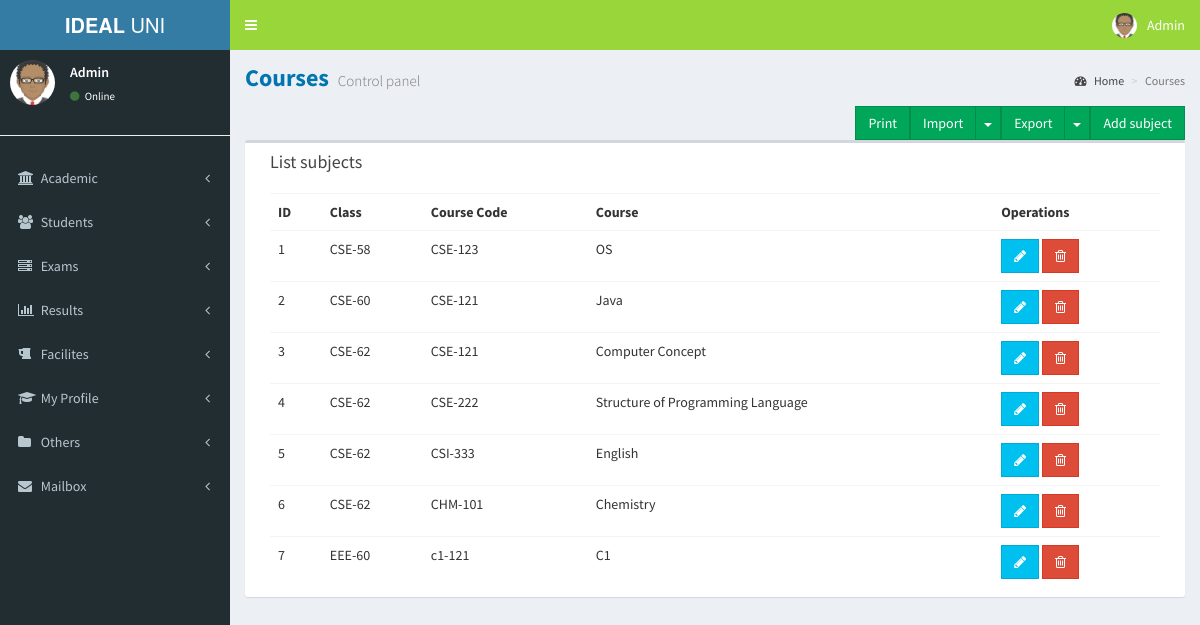
The app's page /subjects.php (signed in) with its own data.
### tables this page shows
CREATE TABLE `subject` (
  `id` int(11) NOT NULL,
  `classname` varchar(200) NOT NULL,
  `subjectname` varchar(200) NOT NULL,
  `coursecode` varchar(200) NOT NULL
);

### subjects.php (the view, shortened to what this page needs)
<?php
include("header.php");
include("leftsidebar.php");
?>
<div class="content-wrapper">
    <section class="content-header">
        <h1>
            Courses
            <small>Control panel</small>
        </h1>
        <ol class="breadcrumb">
            <li><a href="#"><i class="fa fa-dashboard"></i> Home</a></li>
            <li class="active">Courses</li>
        </ol>
    </section>
    <section class="content">
        <a href="subjects.php?addsubject=yes"  class="floatRTL btn btn-success btn-flat pull-right marginBottom15 no-print ng-binding">Add subject</a>
        <div class="btn-group pull-right no-print">
            <button type="button" class="btn btn-success btn-flat ng-binding">Export</button>
            <button type="button" class="btn btn-success btn-flat dropdown-toggle" data-toggle="dropdown">
                <span class="caret"></span>
            </button>
        </div>
        <div class="btn-group pull-right no-print">
            <button type="button" class="btn btn-success btn-flat ng-binding">Import</button>
            <button type="button" class="btn btn-success btn-flat dropdown-toggle" data-toggle="dropdown">
                <span class="caret"></span>
            </button>
        </div>
        <a href="javascript:window.print()" class="floatRTL btn btn-success btn-flat pull-right marginBottom15 no-print ng-binding">Print</a>
        <div class="box col-xs-12">
            <div class="box-header">
                <h3 class="box-title ng-binding">List subjects</h3>
            </div>
            <div class="box-body table-responsive">
                <table class="table table-hover">
                    <tbody><tr>
                            <th class="ng-binding">ID</th>
                            <th class="ng-binding">Class</th>
                            <th class="ng-binding">Course Code</th>
                            <th class="ng-binding">Course </th>
                            <th class="no-print ng-binding">Operations</th>
                        </tr>
                        <?php
                        $sql = "SELECT * FROM subject order by classname";
                        $result = $conn->query($sql);
                        if ($result->num_rows > 0) {
                            $count=0;
                            while ($row = $result->fetch_assoc()) {
                                $count=$count+1;
                                ?>
                                <tr  >
                                    <td class="ng-binding"><?=$count; ?></td>
                                    <td class="ng-binding"><?= $row["classname"]; ?></td>
                                    <td class="ng-binding"><?= $row["coursecode"]; ?></td>
                                    <td class="ng-binding"><?= $row["subjectname"]; ?></td>
                                    <td class="no-print">
                                        <a  href="subjects.php?id=<?= $row["id"]; ?>&editsubject=yes" class="btn btn-info btn-flat" title="" tooltip="" data-original-title="Edit"><i class="fa fa-pencil"></i></a>
                                        <a    href="subjects.php?id=<?= $row["id"]; ?>&deletesubject=yes"" class="btn btn-danger btn-flat" title="" tooltip="" data-original-title="Remove"><i class="fa fa-trash-o"></i></a>
                                    </td>
                                </tr>
                                <?php
                            }
                        } else {
                            echo ' <tr   class="ng-hide"><td class="noTableData ng-binding" colspan="5">No Course</td></tr>';
                        }
                        ?>
                    </tbody></table>
            </div>
        </div>
    </section>
</div>
<?php
include("footer.php");
?>

### records on screen
subject: classname "CSE-58", coursecode "CSE-123", subjectname "OS"
subject: classname "CSE-60", coursecode "CSE-121", subjectname "Java"
subject: classname "CSE-62", coursecode "CSE-121", subjectname "Computer Concept"
subject: classname "CSE-62", coursecode "CSE-222", subjectname "Structure of Programming Language"
subject: classname "CSE-62", coursecode "CSI-333", subjectname "English"
subject: classname "CSE-62", coursecode "CHM-101", subjectname "Chemistry"
subject: classname "EEE-60", coursecode "c1-121", subjectname "C1"

### other values on screen
$LOGIN_NAME "Admin"
